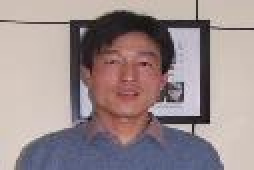
%> input picture src/positive/0000000001.jpg, 127 x 85 px (shown 2 times larger)
$ octave tutorial.m   (GNU Octave 9; MATLAB toolbox functions it lacks are replaced by stand-ins)
%> lines starting %> are read from the running program, lines starting %| are printed output that depends on the picture
### app/simplegabortb-v1.0.0/getargs.m
%GETARGS  parse variable argument list into a struct
%
% S = GETARGS(defaultS, varglist)
%
% varglist - a cell array of name, value pairs
% defaultS - struct containing the default values
%
% Example:
%   function foo(par1, varargin);
%   args = struct( 'param1', 0, 'param2', eye(3) );
%   args = getargs( args, varargin );
%   disp(args.param1);
%
%  foo(2, 'param1', 14) will print 14
%
% Author:
%   Pekka Paalanen <paalanen@lut.fi>
%
% $name$
% $Id: getargs.m,v 1.1 2007-11-23 08:52:00 jkamarai Exp $

function S = getargs(defaultS, varglist);

if mod(length(varglist),2) ~=0
	error('Odd number of variable parameters');
end

S = defaultS;
i=1;
while i <= length(varglist)
	if isfield(S, varglist{i})
		% for Matlab R12
		%S = setfield(S, varglist{i}, varglist{i+1});

		% for Matlab R13 and above
		S.(varglist{i}) = varglist{i+1};
	else
		warning_wrap('getargs:unknown_param', ...
		        ['Unknown parameter "' varglist{i} '"']);
	end
	i = i+2;
end

### app/simplegabortb-v1.0.0/sg_createfilterbank.m
%SG_CREATEFILTERBANK creates Gabor filter bank
%
% bank = sg_createfilterbank(N, f, m, n)
%
% Creates filterbank with specified frequencies and orientations.
% The same filterbank is usable with normal and multi-resolution
% filtering.
% Note! Only frequency domain filters are created.
%
%   N - size of the image, [height width].
%   f - frequencies, [f_max], a number of them is
%       automagically generated depending on other arguments,
%       or specific frequencies if 'user_freq' is specified.
%   m - number of filter frequencies.
%   n - number or filter orientations, or specific orientations
%       'user_orientation' specified.
%
% Optional arguments are
%   k         - factor for selecting filter frequencies
%               (1, 1/k, 1/k^2, 1/k^3...), default is sqrt(2)
%   p         - crossing point between two consecutive filters,
%               default 0.5
%   gamma     - gamma of the filter
%   eta       - eta of the filter'
%   pf        - energy to include in the filters, default 0.99
%   user_freq - filter only at frequencies specified in 'f', you
%               must also specify 'gamma' and 'eta'
%   user_orientation  - filter only at orientations specified in 'n'
%   extra_freq - calculate extra_freq frequencies for scale invariance
%   verbose    - 1 = displays the filter bank, 2 = display all filters
%
% If no optional arguments are specified, filter bank frequencies
% and filter sharpness values are automatically selected.
% If there is no special knowledge that specific filter sharpness
% values (gamma and eta) are wanted, it is most straightforward to
% use the defaults or specify only other 'k' and 'p' values.
% If needed, 'gamma' and 'eta' can be set directly.
%
% Output is a structure which includes
%   .conf  - parameters (gamma, eta, p, k) of the filters etc
%   .size  - N
%   .fhigh - maximum frequency of the whole filter bank
%   .freq  - a cell array for filters with all different frequencies
%      .f  - frequency of the filter
%      .orient - cell array of filters at different orientations
%         .filter   - the actual filter
%         .envelope - envelope of the filter
%         .fhigh     - maximum frequency of the filter
%         .o        - orientation of the filter
%
% Example:
%   bank=sg_createfilterbank(size(img),1/10, 5, 4,'verbose',1);
%     Creates a filter bank with frequencies starting from 0.1,
%     5 filter frequencies are used and the filters are in
%     4 orientations (every 45 degrees). The filter bank
%     will be displayed.
%
% See also: SG_FILTERWITHBANK
%
% Authors:
%   Jarmo Ilonen
%
% $Name: V_1_0_0 $ $Id: sg_createfilterbank.m,v 1.7 2007-01-16 13:03:49 ilonen Exp $

function [bank]=sg_createfilterbank(N, f, m, n, varargin)

conf = struct(...,
       'gamma',0, ...
       'eta',0,...
       'k',sqrt(2),...
       'p',0.5,...
       'verbose',0,...
       'user_freq',0,...
       'user_orientation',0, ...
       'domain',0, ...
       'extra_freq',0, ...
       'pf',0.99 ...
       );

conf = getargs(conf, varargin);

% choosing the frequencies of filters
if conf.user_freq==0 && conf.user_orientation==0
  % select parameters for the filters
  [gamma_,eta_]=sg_solvefilterparams(conf.k, conf.p,m,n);

  if conf.gamma==0,
    conf.gamma=gamma_;
  end;

  if conf.eta==0
    conf.eta=eta_;
  end;

  % select frequencies for the filters using k and m
  freq=f./conf.k.^(0:(m+conf.extra_freq-1));

else
  freq=sort(f);
  freq=freq(end:-1:1);
  if conf.gamma==0 || conf.eta==0
    error('sg_createfilterbank: You must specify gamma and eta with user_freq');
    return;
  end;
end;

% choosing the orientations of filters
if conf.user_orientation==0
  % select orientations based
  if n==0 || fix(n)~=n
    error('sg_createfilterbank: Zero/broken orientations without user_orientations specified');
  end;
  orientation=0:pi/n:pi;
  orientation=orientation(1:end-1);
else
  orientation=sort(n);
end;

% choose the domain, which is currently always frequency-domain
if conf.domain==0
  conf.domain=1;
end;

% warn if the image dimensions are slow to compute for fft
maxfactor=max([factor(N(1)) factor(N(2))]);
if maxfactor>13
  %warning('sg_createfilterbank: FFT computations might be slow, largest factor of image dimensions is %d', maxfactor);
end;


bank.conf=conf;
bank.size=N;

bank.fhigh=0;

if conf.domain==1

  nf=1;
  for f0=freq,
    no=1;

    bank.freq{nf}.f=f0;

    for o0=orientation,
      [filt,envelope,fhigh]=sg_createfilterf2(f0,o0,conf.gamma,conf.eta,N,'use_envelope',1,'pf',conf.pf);

      bank.freq{nf}.orient{no}.filter=filt;
      bank.freq{nf}.orient{no}.envelope=envelope;
      bank.freq{nf}.orient{no}.fhigh=fhigh;

      if fhigh > bank.fhigh
        bank.fhigh=fhigh;
      end;

      bank.freq{nf}.orient{no}.o=o0;

      no=no+1;

    end;
    nf=nf+1;

  end;

end;

% return unless verbose option was used
if conf.verbose==0
  return
end;

% coordinates are a bit weird
M(1)=N(2);
M(2)=N(1);

fspace=zeros(M(2),M(1));

for find=1:length(bank.freq),
  for oind=1:length(bank.freq{find}.orient),
    a= bank.freq{find}.orient{oind}.envelope;

    lx=a(2)-a(1);
    ly=a(4)-a(3);

    % coordinates for the filter area
    xx=mod( (0:lx) + a(1) + M(1) , M(1) ) + 1;
    yy=mod( (0:ly) + a(3) + M(2) , M(2) ) + 1;

    fspace(yy,xx) = fspace(yy,xx) + bank.freq{find}.orient{oind}.filter;

    % display single filters in both frequency and spatial domain
    if conf.verbose>=2
      f2_=zeros(M(2),M(1));

      f2_(yy,xx) = bank.freq{find}.orient{oind}.filter;

      % spatial filter
      f2=ifftshift(ifft2((f2_)));

      subplot(1,3,1), imagesc(f2_); colormap gray; axis image; title('Frequency space');
      subplot(1,3,2), imagesc(real(f2)); colormap gray; axis image; title('Real')
      subplot(1,3,3), imagesc(imag(f2)); colormap gray; axis image; title('Imag');
      str=sprintf('Filter with frequency %.6f, orientation %.2f degrees [press enter to continue]', bank.freq{find}.f,bank.freq{find}.orient{oind}.o*180/pi );
      input(str);
    end;

  end;
end;

% display the whole filterbank in frequency space
clf
subplot(1,2,1), imagesc(fspace); colormap(gray); axis image; axis off; title('Combined frequency response of the bank');

subplot(1,2,2), imagesc(fftshift(fspace)); colormap(gray); axis image; title('Zero frequency shifted to center');
tick=get(gca,'YTick');
set(gca,'YTickLabel',1-tick/max(tick)-0.5);
tick=get(gca,'XTick');
set(gca,'XTickLabel',tick/max(tick)-0.5);

### app/simplegabortb-v1.0.0/sg_solvefilterparams.m
%SG_SOLVEFILTERPARAMS  solve Gabor filter parameters
%
% [gamma, eta] = sg_solvefilterparams(k, p, m, n)
%
% This functions is intended for solving filter sharpness parameters
% gamma and eta based on other filter bank parameters.
%
%   k - spacing of filter frequencies
%   p - filter overlap
%   m - number of filter frequencies
%   n - number of filter orientations
%
% Author: Jarmo Ilonen
%
% $Name: V_1_0_0 $ $Id: sg_solvefilterparams.m,v 1.3 2005-10-12 13:22:40 ilonen Exp $

function [gamma, eta] = sg_solvefilterparams(k, p, m, n)


gamma=solvegamma(k,p);
eta=solveeta(n,p);


function gamma=solvegamma(k,p)

gamma=1/pi*sqrt(-log(p))*(k+1)/(k-1);


% [4 lines left out: function solvek, not called in this run]


function p=solvep(gamma,k)

p=exp(- ( gamma*pi * (k-1)/(k+1))^2);


function eta=solveeta(n,p)

%ua=tan(pi/(no*2)) * fmax % exact ua
ua=pi/n/2;  % ua based on approximation

eta=1/pi*sqrt(-log(p))/(ua);

### app/simplegabortb-v1.0.0/sg_filterwithbank.m
%SG_FILTERWITHBANK - Gabor filtering with filterbank
%
% r = sg_filterwithbank(s, bank)
%
% Filter 2D signal using a filterbank.
%
%   s - signal (image)
%   bank - filterbank, created with sg_createfilterbank()
%
% Optional arguments are
%   points    - Calculate filter values at only specific points,
%               array of [x0 y0;x1 y1;...].
%   method    - If 1 then the signal will be initially downscaled
%               to include only frequencies up to filterbank's fhigh.
%   max_zoom  - Maximum scaling to be used with method 1. Will be used
%               only if lower than scaling factor based on highest
%               frequency of the filter. Default 0 means that the
%               image will be downscaled as much as possible.
%
% Response structure includes
%   .N      - the size of the filtered image
%   .method - 0 or 1 (see optional arguments)
%   .freq   - a cell array of filter responses which contains fields
%      .f    - frequency of the filter
%      .zoom - scaling factor at with this filter frequency (currently
%              always the same as the same field in the main structure)
%      .resp - actual filter responses, [N x X x Y] matrix where
%              N is number of filter orientations and X and Y are
%              the response resolution
%   [Following fields are mainly relevant with method 1 (however, they are
%   always set)]
%   .zoom       - integer factor of how much the image was downscaled
%                 during filtering
%   .respSize   - the resolution of responses
%   .actualZoom - actual scaling factors for x and y directions, may differ
%                 slightly to .zoom
%
% Note that with 'method 1 and' different scaling factors the scale
% of the responses changes (actually the total energy of responses
% is the same with all scaling levels). If the responses must be
% in same scale and different scaling factors are used, the response
% values must be divided by 'r.zoom^2', or for example by
%   r=sg_filterwithbank(image,bank,'method',1);
%   m=sg_resp2samplematrix(r)./prod(r.actualZoom);
%
% See also: SG_CREATEFILTERBANK, SG_RESP2SAMPLEMATRIX
%
% Authors:
%   Jarmo Ilonen, 2004
%
% $Name: V_1_0_0 $ $Id: sg_filterwithbank.m,v 1.8 2006-02-02 10:44:11 ilonen Exp $

function [m]=sg_filterwithbank(s, bank, varargin)

conf = struct(...,
       'points',[], ...
       'method',0, ...
       'domain',0, ...
       'max_zoom',0 ...
       );

conf = getargs(conf, varargin);

[N(2) N(1)]=size(s);
%N=size(s);

m.N=[N(2) N(1)];
m.method=conf.method;

% method=1 -> initial zoom
% the image is downscaled if the maximum frequency of the filterbank
% allows, no multiresolution but only initial downscaling
if m.method==1

  % power of two zoom factor
  m.zoom=2^floor( log2(0.5/bank.fhigh) );

  if conf.max_zoom>0 && m.zoom>conf.max_zoom
    m.zoom=conf.max_zoom;
  end;

  if m.zoom>1

    % the responsesize is always wanted to be divisible by two
    m.respSize=round(N/m.zoom/2)*2;

    % actual zoom factor
    m.actualZoom=N./m.respSize;

    % shift the points. if some points are very close to image border, they might
    % be shifted "out-of-matrix"
    if ~isempty(conf.points)
      conf.points=round((conf.points-1)./repmat(m.actualZoom,size(conf.points,1),1))+1;
      % too high value? -> fix
      conf.points(conf.points(:,1)>m.respSize(1),1)=m.respSize(1);
      conf.points(conf.points(:,2)>m.respSize(2),2)=m.respSize(2);
    end;
  else
    % if we cannot downscale the signal, go back to method 0
    m.method=0;
  end;

end;

if m.method==0
  m.zoom=1;
  m.respSize=N; %[N(2) N(1)];
  m.actualZoom=[1 1];
end;


if bank.conf.domain==1
  fs=fft2(ifftshift(s));

  % the loop for calculating responses at all frequencies

  %responses=zeros(length(freq),length(orientation),N(2),N(1));

  for find=1:length(bank.freq),
    f0=bank.freq{find}.f;

    m.freq{find}.f=f0;

    % zero memory for filter responses when filtering all points with original resolution
    if isempty(conf.points) && conf.method==0
      m.freq{find}.resp=zeros(length(bank.freq{find}.orient),N(2),N(1));
    end;

    % zero memory for filter responses when filtering all points with
    % downscaled (by the highest frequency of the filter bank)
    % resolution
    if isempty(conf.points) && conf.method==1
      m.freq{find}.resp=zeros(length(bank.freq{find}.orient),m.respSize(2),m.respSize(1));
    end;

    if ~isempty(conf.points)
      m.freq{find}.resp=zeros(length(bank.freq{find}.orient),size(conf.points,1));
    end;

    % loop through orientations
    for oind=1:length(bank.freq{find}.orient),

      a= bank.freq{find}.orient{oind}.envelope;
      fhigh=bank.freq{find}.orient{oind}.fhigh;

      % method 0 (full size responses)
      if conf.method==0

        m.freq{find}.zoom=1;

        f2_=zeros(N(2),N(1));

        lx=a(2)-a(1);
        ly=a(4)-a(3);

        % coordinates for the filter area
        xx=mod( (0:lx) + a(1) + N(1) , N(1) ) + 1;
        yy=mod( (0:ly) + a(3) + N(2) , N(2) ) + 1;

        % filter the image
        f2_(yy,xx) = bank.freq{find}.orient{oind}.filter .* fs(yy,xx);

      end;

      % method 1 (initial downscale)
      if conf.method==1

        m.freq{find}.zoom=m.zoom;
        f2_=zeros(m.respSize(2),m.respSize(1));

        lx=a(2)-a(1);
        ly=a(4)-a(3);

        % coordinates for the filter area in filtered fullsize image
        xx=mod( (0:lx) + a(1) + N(1) , N(1) ) + 1;
        yy=mod( (0:ly) + a(3) + N(2) , N(2) ) + 1;

        % coordinates for the filter area in downscaled response image
        xx_z=mod( (0:lx) + a(1) + m.respSize(1) , m.respSize(1) ) + 1;
        yy_z=mod( (0:ly) + a(3) + m.respSize(2) , m.respSize(2) ) + 1;

        % filter the image
        f2_(yy_z,xx_z) = bank.freq{find}.orient{oind}.filter .* fs(yy,xx);

      end;

      if isempty(conf.points)
        m.freq{find}.resp(oind,:,:)=fftshift(ifft2(f2_));
      else
        temp=fftshift(ifft2(f2_));
        for p=1:size(conf.points,1)
          m.freq{find}.resp(oind,p)=temp(conf.points(p,2),conf.points(p,1));
        end;
      end;

    end;

  end;

end;

### app/simplegabortb-v1.0.0/sg_resp2samplematrix.m
%SG_RESP2SAMPLEMATRIX
%
%   m = sg_resp2samplematrix(r)
%
% Converts response structure returned by sg_filterwithbank to a
% matrix more suitable for e.g. using with classifiers.
%
% If responses were computer for all points, a [height x width x
% filter_values] matrix will be created. Filter values are arranged in
% [f1o1 f1o2 ... f2o1 f2o2 ... ] order. If responses for only some
% points were computer, matrix will be of format
% [point x filter_values].
%
% Options:
%   normalize - set to 1 to normalize responses. For info on
%               normalization see sg_normalizesamplematrix
%
% Example:
%   s = sg_resp2samplematrix(r,'normalize',1);
%
% See also: SG_FILTERWITHBANK, SG_SCALESAMPLES, SG_ROTATESAMPLES,
%           SG_NORMALIZESAMPLEMATRIX
%
% Authors:
%   Jarmo Ilonen, 2004
%
% $Name: V_1_0_0 $ $Id: sg_resp2samplematrix.m,v 1.2 2005-10-12 14:28:35 ilonen Exp $

function meh=sg_resp2samplematrix(r,varargin)

conf=struct(...
     'normalize',0 ...
         );

conf = getargs(conf, varargin);

nf=length(r.freq);
of=length(r.freq{1}.resp(:,1,1));

n=size(r.freq{1}.resp);


% handle case with responses from all points
if length(n)==3
  meh=zeros(n(2),n(3),nf*of);

  for i=1:nf
    for u=1:of
      meh(:,:,(i-1)*of+(u-1) + 1)=r.freq{i}.resp(u,:,:);
    end;
  end;
  if conf.normalize>0,
    meh=(1./repmat(sqrt(sum(abs(meh).^2,3)),[1,1,nf*of])).*meh;
  end;
  return;
end;

% case with only some responses
if length(n)==2
  meh=zeros(n(2),nf*of);

  for i=1:nf
    for u=1:of
      meh(:,(i-1)*of+(u-1) + 1)=r.freq{i}.resp(u,:);
    end;
  end;
  if conf.normalize>0,
    meh=(1./repmat(sqrt(sum(abs(meh).^2,2)),[1,nf*of])).*meh;
  end;
  return;
end;

error('Could not decipher response structure');

### app/simplegabortb-v1.0.0/sg_normalizesamplematrix.m
%SG_NORMALIZESAMPLEMATRIX
%
%   m = sg_normalizesamplematrix(m)
%
% Normalizes sample matrix for illumination invariance. Each sample
% (Gabor responses for one point in all frequencies and rotations) is
% normalized so that norm(sample)==1.
%
% See also: SG_RESP2SAMPLEMATRIX
%
% Authors:
%   Jarmo Ilonen, 2004
%
% $Name: V_1_0_0 $ $Id: sg_normalizesamplematrix.m,v 1.2 2005-10-12 14:29:45 ilonen Exp $

function meh=sg_normalizesamplematrix(meh)

n=size(meh);

featlen=n(end);

if length(n)==3
  meh=(1./repmat(sqrt(sum(abs(meh).^2,3)),[1,1,featlen])).*meh;
  return;
end;


if length(n)==2
  meh=(1./repmat(sqrt(sum(abs(meh).^2,2)),[1,featlen])).*meh;
  return;
end;

error('Could not decipher response structure');

### app/gmmbayestb-v1.0/gmmb_create.m
%GMMB_CREATE - Construct new Bayesian classifier with Gaussian mixture model pdf
%
%     S = GMMB_CREATE(data, class, method [, parameters]) Generates a
%     Bayesian classifier for one or several classes having GMM
%     distribution with estimated mean values, variances and
%     apriories. Classifier is returned in bayesS struct S.
%
%     method can be 'EM', 'FJ' or 'GEM'.
%       EM and FJ can work with complex numbers.
%
%     See also readme.txt, GMMB_HIST, GMMB_GENERATEHIST.
%
%     Parameters are delegated directly to underlaying GMM estimation
%     function (gmmb_em, gmmb_fj, gmmb_gem). See also them.
%
% Examples:
%   bayesS = gmmb_create(data, class, 'EM', 'components', 5, 'thr', 1e-8);
%   bayesS = gmmb_create(data, class, 'FJ', 'Cmax', 50, 'thr', 1e-9);
%   bayesS = gmmb_create(data, class, 'GEM', 'Cmax', 10, 'verbose', true);
%
%   The bayesS struct is documented in readme.txt.
%
% References:
%   [1] Duda, R.O., Hart, P.E, Stork, D.G, Pattern Classification,
%   2nd ed., John Wiley & Sons, Inc., 2001.
%
% Author(s):
%    Joni Kamarainen <Joni.Kamarainen@lut.fi>
%    Pekka Paalanen <pekka.paalanen@lut.fi>
%
% Copyright:
%
%   Bayesian Classifier with Gaussian Mixture Model Pdf is
%   Copyright (C) 2003, 2004 by Pekka Paalanen and Joni-Kristian
%   Kamarainen.
%
%   $Name:  $ $Revision: 1.1 $  $Date: 2004/11/02 08:32:22 $
%

function [bayesS, varargout] = gmmb_create(data, cl, method, varargin);

K = max(cl);

mu ={};
sigma = {};
weight = {};
prior = {};
stats = {};

for k = 1:K
	cvals = data(cl == k, :);
	N = size(cvals,1);	% points

	switch method
	case 'EM'
		[estim stat] = gmmb_em(cvals, varargin{:});
	case 'FJ'
		[estim stat] = gmmb_fj(cvals, varargin{:});
	case 'GEM'
		[estim stat] = gmmb_gem(cvals, varargin{:});
	otherwise
		error('Unknown method');
	end

	mu{k} = estim.mu;
	sigma{k} = estim.sigma;
	weight{k} = estim.weight;
	prior{k} = N/size(data,1);
	stats{k} = stat;
end

bayesS = struct('mu', mu,...
		'sigma', sigma,...
		'apriories', prior,...
		'weight', weight);

if nargout > 1
	varargout{1} = stats;
end

### back/tutorial.m
%
% test version
%

close all;
clear all;
clc;

addpath(genpath('app'));
addpath('src');

%
% Read and normalize image
fprintf('Reading an input image...');
src = './src/positive/0000000001.jpg';
im  = imread(src);
%> im is the input picture: size 85x127x3 uint8; mean R, G, B 155.5, 140.7, 141.7
im  = rgb2gray(im); % select only one color channel
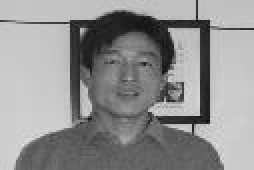
%> im: size 85x127 uint8 (shown 2 times larger); min 12, max 233, mean 145.2
im  = double(im)/255; % convert to double and scale to [0,1]
%> im: size 85x127 double
fprintf('Done!\n');

%
% Create Gabor filter bank
fprintf('Creating Gabor filter bank with selected parameters...');
gaborBank= sg_createfilterbank(size(im),1/4,3,4,'verbose',0);
fprintf('Done!\n');

%
% Filter with the filter bank
fprintf('Filtering...');
fResp = sg_filterwithbank(im,gaborBank);
%> in sg_filterwithbank, `conf = getargs(conf, varargin);`: conf = {method 0, domain 0, max_zoom 0}
%> in sg_filterwithbank, `m.method=conf.method;`: m.method = 0
%> after the loop in sg_filterwithbank, `for find=1:length(bank.freq),`: lx = 24; ly = 17; m = {N [85 127], method 0, zoom 1, respSize [127 85], actualZoom [1 1]}; xx = 25 values, max 127 at index 23, min 1 at index 24, mean 106.8; yy = 18 values, max 85 at index 1, min 1 at index 2, mean 13.22
%> fResp has the same summary as m in sg_filterwithbank
%fResp2 = sg_filterwithbank2(im,gaborBank);
fprintf('Done!\n');

%
% Convert responses to simple 3-D matrix
fprintf('Convert responses to matrix form...');
fResp = sg_resp2samplematrix(fResp);
%> in sg_resp2samplematrix, `conf = getargs(conf, varargin);`: conf = {normalize 0}
%> in sg_resp2samplematrix, `nf=length(r.freq);`: nf = 3
%> in sg_resp2samplematrix, `of=length(r.freq{1}.resp(:,1,1));`: of = 4
%> in sg_resp2samplematrix, `n=size(r.freq{1}.resp);`: n = [4 85 127]
%> the loop in sg_resp2samplematrix, `for i=1:nf` made 3 passes
fResp = sg_normalizesamplematrix(fResp);
fprintf('Done!\n');

%
% Construct Feature Matrix G
x0 = 40;
y0 = 60;
rows = 3;
cols = 4;
G = zeros(rows, cols);
dTrain = zeros(rows*cols, 2);
cTrain = ones( rows*cols, 1);

for p = 1 : size(G,1)
    for q = 1 : size(G,2)
        G(p,q) = fResp(x0,y0,p*q);
    end
end
clear p q;
mr = real(G)';
%> mr = [-0.121 -0.0403 -0.0283; -0.0403 -0.0423 -0.0263; -0.0283 -0.0263 -0.298; -0.0423 -0.0917 -0.147]
mi = imag(G)';
%> mi = [-0.0319 -0.00277 0.168; -0.00277 -0.128 0.164; 0.168 0.164 0.615; -0.128 -0.195 -0.2]
dTrain(:,1) = mr(:);
dTrain(:,2) = mi(:);

%
% FJ-GMM
FJ_params = { 'Cmax', 20, 'thr', 50, 'animate', 1 };
bayesS = gmmb_create(dTrain, cTrain, 'FJ', FJ_params{:});
%> the run ends on the next line

$ run again, with src/positive/0000000008.jpg copied over src/positive/0000000001.jpg
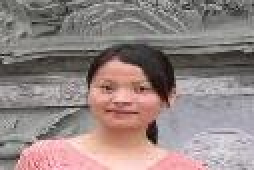
%> input picture src/positive/0000000008.jpg, 127 x 85 px (shown 2 times larger)
%> im is the input picture: size 85x127x3 uint8; mean R, G, B 148.2, 133.4, 131.1
%> `im  = rgb2gray(im);`:
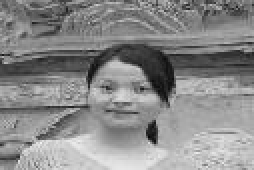
%> im: size 85x127 uint8 (shown 2 times larger); min 6, max 241, mean 137.6
%> in sg_filterwithbank, `conf = getargs(conf, varargin);`: conf = {method 0, domain 0, max_zoom 0}
%> m.method = 0
%> after the loop in sg_filterwithbank, `for find=1:length(bank.freq),`: lx = 24; ly = 17; m = {N [85 127], method 0, zoom 1, respSize [127 85], actualZoom [1 1]}; xx = 25 values, max 127 at index 23, min 1 at index 24, mean 106.8; yy = 18 values, max 85 at index 1, min 1 at index 2, mean 13.22
%> fResp has the same summary as m in sg_filterwithbank
%> in sg_resp2samplematrix, `conf = getargs(conf, varargin);`: conf = {normalize 0}
%> in sg_resp2samplematrix, `nf=length(r.freq);`: nf = 3
%> of = 4
%> in sg_resp2samplematrix, `n=size(r.freq{1}.resp);`: n = [4 85 127]
%> the loop in sg_resp2samplematrix, `for i=1:nf` made 3 passes
%> mr = [0.0137 -0.026 0.0422; -0.026 -0.0561 -0.0773; 0.0422 -0.0773 0.0263; -0.0561 0.088 0.146]
%> mi = [-0.074 0.0301 0.00747; 0.0301 -0.14 0.0486; 0.00747 0.0486 0.095; -0.14 0.0737 -0.278]
